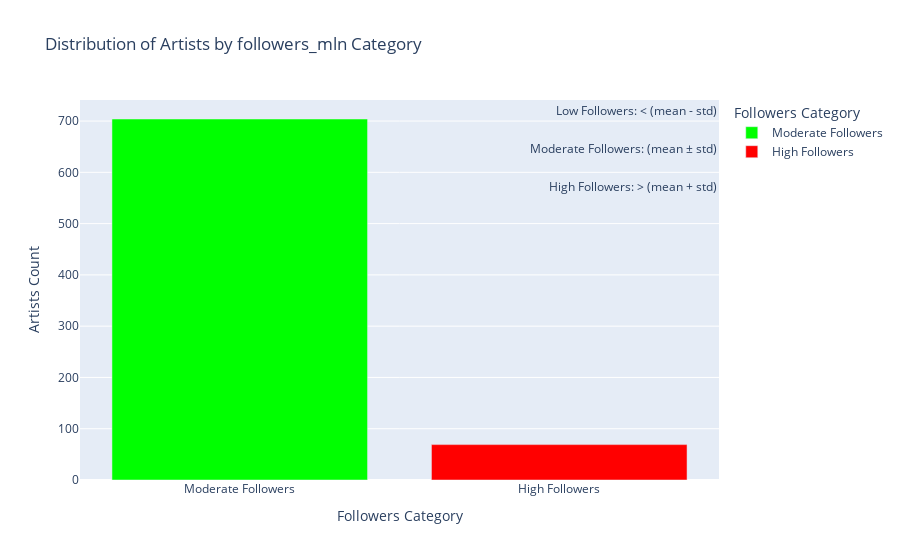

Notebook code for this chart:
### Markdown cell above
### Categorize artists by followers_mln and listeners_mln, and visualize the distribution of artists by category

### Code cell
# Calculate the mean and standard deviation of 'followers_mln'
mean_followers_mln = df_merged['followers_mln'].mean()
std_followers_mln = df_merged['followers_mln'].std()

# Define a function to categorize 'followers_mln' based on mean and standard deviation
def categorize_followers_mln(followers_mln):
    if followers_mln < (mean_followers_mln - std_followers_mln):
        return 'Low Followers'
    elif (mean_followers_mln - std_followers_mln) <= followers_mln < (mean_followers_mln + std_followers_mln):
        return 'Moderate Followers'
    else:
        return 'High Followers'

# Apply the categorization function to 'followers_mln' column
df_merged['followers_mln_category'] = df_merged['followers_mln'].apply(categorize_followers_mln)

color_scale = ['#0000FF', '#00FF00', '#FF0000']
category_orders_followers_mln = {'followers_mln_category':
                                 ['Low Followers', 'Moderate Followers', 'High Followers']}

# Create a DataFrame with counts for each followers_mln category
followers_mln_category_counts = df_merged['followers_mln_category'].value_counts().reset_index()
followers_mln_category_counts.columns = ['followers_mln_category', 'Artists Count']

# Create a bar chart for the followers_mln_category
followers_mln_category_fig = px.bar(followers_mln_category_counts,
                                x='followers_mln_category', y='Artists Count',
                                title='Distribution of Artists by followers_mln Category',
                                labels={'followers_mln_category': 'Followers Category'},
                                hover_data={'Artists Count': True},
                                color='followers_mln_category',
                                category_orders=category_orders_followers_mln,
                                color_discrete_sequence=color_scale)

legend_labels = {
    'Low Followers': 'Low Followers: < (mean - std)',
    'Moderate Followers': 'Moderate Followers: (mean ± std)',
    'High Followers': 'High Followers: > (mean + std)'
}

legend_annotations = [dict(x=1.00, y=1 - 0.1 * i, xref='paper', yref='paper',
                           text=f'{legend_labels[label]}', showarrow=False)
                      for i, label in enumerate(category_orders_followers_mln['followers_mln_category'])]

followers_mln_category_fig.update_layout(annotations=legend_annotations)
print(f'Mean followers_mln: {mean_followers_mln.round(3)}')
print(f'Standard Deviation followers_mln: {std_followers_mln.round(3)}')
followers_mln_category_fig.show()

### Figure 1 — Plotly figure (JSON) as saved in the notebook; plotly's stock layout.template omitted (floating-point values rounded to 4 significant figures)
{"data": [{"alignmentgroup": "True", "hovertemplate": "Followers Category=%{x}<br>Artists Count=%{y}<extra></extra>", "legendgroup": "Moderate Followers", "marker": {"color": "#00FF00", "pattern": {"shape": ""}}, "name": "Moderate Followers", "offsetgroup": "Moderate Followers", "orientation": "v", "showlegend": true, "textposition": "auto", "type": "bar", "x": ["Moderate Followers"], "xaxis": "x", "y": [704], "yaxis": "y"}, {"alignmentgroup": "True", "hovertemplate": "Followers Category=%{x}<br>Artists Count=%{y}<extra></extra>", "legendgroup": "High Followers", "marker": {"color": "#FF0000", "pattern": {"shape": ""}}, "name": "High Followers", "offsetgroup": "High Followers", "orientation": "v", "showlegend": true, "textposition": "auto", "type": "bar", "x": ["High Followers"], "xaxis": "x", "y": [69], "yaxis": "y"}], "layout": {"annotations": [{"showarrow": false, "text": "Low Followers: < (mean - std)", "x": 1, "xref": "paper", "y": 1, "yref": "paper"}, {"showarrow": false, "text": "Moderate Followers: (mean ± std)", "x": 1, "xref": "paper", "y": 0.9, "yref": "paper"}, {"showarrow": false, "text": "High Followers: > (mean + std)", "x": 1, "xref": "paper", "y": 0.8, "yref": "paper"}], "barmode": "relative", "legend": {"title": {"text": "Followers Category"}, "tracegroupgap": 0}, "title": {"text": "Distribution of Artists by followers_mln Category"}, "xaxis": {"anchor": "y", "categoryarray": ["Low Followers", "Moderate Followers", "High Followers"], "categoryorder": "array", "domain": [0, 1], "title": {"text": "Followers Category"}}, "yaxis": {"anchor": "x", "domain": [0, 1], "title": {"text": "Artists Count"}}}}
